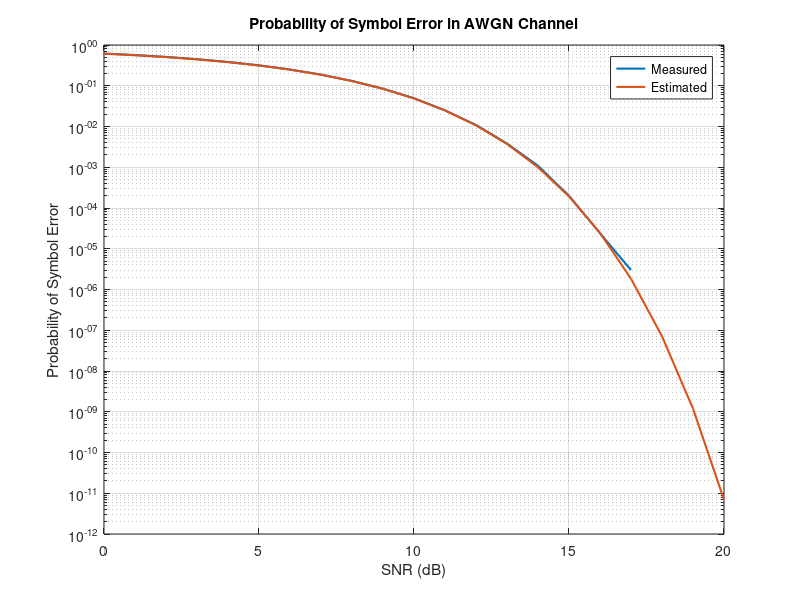

MATLAB code for this plot:
% Number of samples to generate
N = 1e6;

% Range of SNR to sweep
SNR_dB = 0:20;

% Allocate empty array for symbol error probabilities
pError = zeros(size(SNR_dB));

% Create random transmitted symbols
% Constellation point at origin occurs with probability of 0.5
% All other constellation points occur with probability of 0.5/8
txSymbols = randi([0 16], N, 1);
txSymbols(txSymbols>=8) = 8;
txSignal = exp(1i*2*pi*txSymbols/8).*(txSymbols<8);

% Normalize the signal so it has an average energy of 1
avgPwr = mean(abs(txSignal).^2);
txSignal = txSignal/sqrt(avgPwr);

% Loop for each SNR
for i = 1:length(SNR_dB)

    % Pass signal through AWGN channel
    rxSignal = awgn(txSignal, SNR_dB(i));
%     noise = 10^(-SNR_dB(i)/20)*complex(randn(size(txSignal)),randn(size(txSignal)))/sqrt(2);
%     rxSignal = txSignal + noise;
    
    % Demodulate symbol
    % Assume optimal decision threshold is 0.5
    % Should be true for high SNR
    r = 0.5;
    isZero = (abs(rxSignal) < r);

    % Demodulate symbols
    rxSymbols = mod(round(angle(rxSignal)*8/(2*pi)),8);
    rxSymbols(isZero) = 8;

    % Determine the probability of error
    pError(i) = mean(txSymbols ~= rxSymbols);
end

% Plot the results
figure(1)
clf;
semilogy(SNR_dB, pError,'LineWidth',1.5)
xlabel('SNR (dB)')
ylabel('Probability of Symbol Error')
title('Probability of Symbol Error in AWGN Channel')

% Estimate probability of symbol error
Q = @(x)normcdf(-x);
p = 10.^(SNR_dB/10);
pErrorEst = 0.5*exp(-p/4) + Q(2*sqrt(p)*sin(pi/8));

% Plot estimate
hold on;
semilogy(SNR_dB, pErrorEst,'LineWidth',1.5);
grid on;

% Add legend
legend('Measured','Estimated');